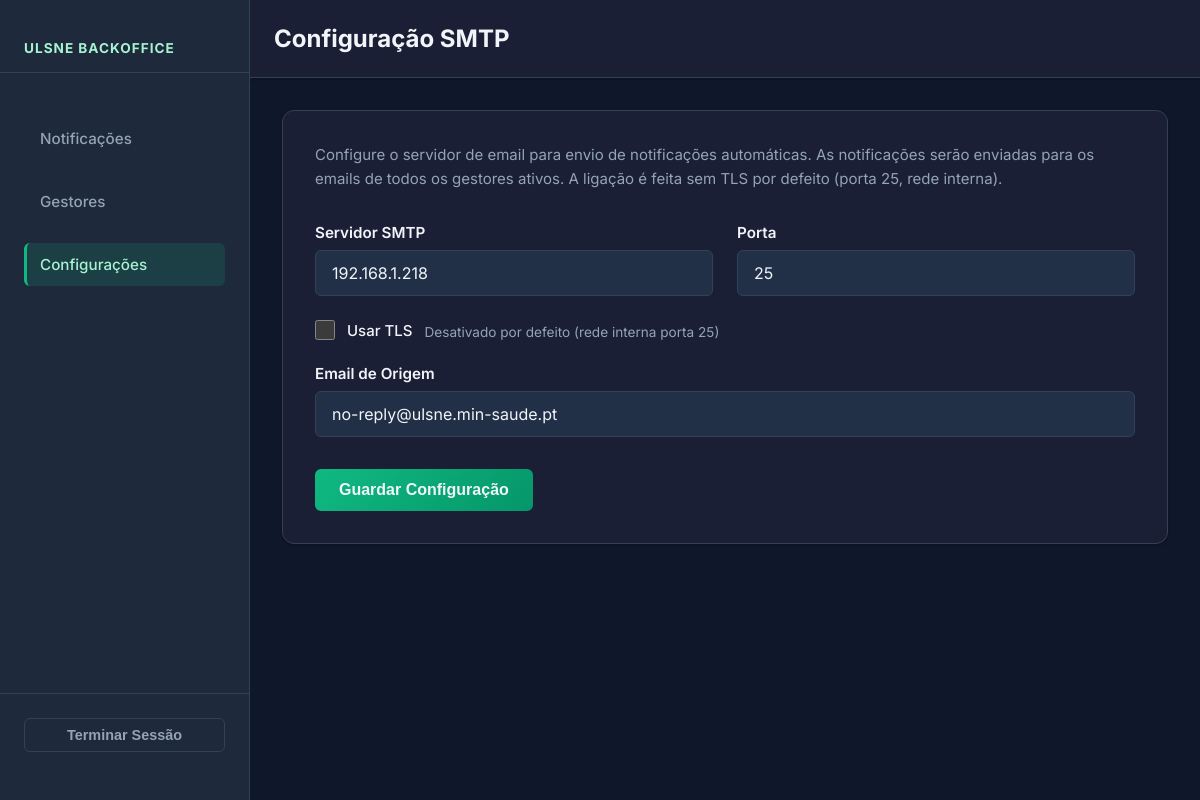
Screenshot of /admin/configuracoes/smtp (signed in) with the database file from the repository.
### app/models.py (models this page shows)
class SMTPConfig(db.Model):
    __tablename__ = 'smtp_config'
    id = db.Column(db.Integer, primary_key=True)
    host = db.Column(db.String(200), nullable=False, default='localhost')
    port = db.Column(db.Integer, nullable=False, default=25)
    use_tls = db.Column(db.Boolean, default=False)
    from_email = db.Column(db.String(200), nullable=False, default='notificacoes@ulsne.min-saude.pt')
    to_email = db.Column(db.String(200), nullable=False, default='')
    @staticmethod
    def get():
        config = SMTPConfig.query.first()
        if not config:
            config = SMTPConfig()
            db.session.add(config)
            db.session.commit()
        return config

### app/routes/settings.py (the view, shortened to what this page needs)
@bp.route('/smtp', methods=['GET', 'POST'])
@login_required
def smtp():
    config = SMTPConfig.get()
    form = SMTPForm(obj=config)
    return render_template('admin/smtp_settings.html', form=form)

### app/routes/settings.py
class SMTPForm(FlaskForm):
    host = StringField('Servidor SMTP', validators=[DataRequired()])
    port = IntegerField('Porta', validators=[DataRequired(), NumberRange(min=1, max=65535)])
    use_tls = BooleanField('Usar TLS')
    from_email = StringField('Email de Origem', validators=[DataRequired()])
    submit = SubmitField('Guardar Configuração')

### app/__init__.py (called while the page is built)
@login_manager.user_loader
def load_user(user_id):
    return User.query.get(int(user_id))

def create_app():
    app = Flask(__name__, instance_relative_config=True)
    app.config.from_object(Config)
    db.init_app(app)
    login_manager.init_app(app)
    csrf.init_app(app)
    from .routes.public import bp as public_bp
    from .routes.auth import bp as auth_bp
    from .routes.backoffice import bp as backoffice_bp
    from .routes.users import bp as users_bp
    from .routes.settings import bp as settings_bp
    app.register_blueprint(public_bp)
    app.register_blueprint(auth_bp)
    app.register_blueprint(backoffice_bp)
    app.register_blueprint(users_bp)
    app.register_blueprint(settings_bp)
    from datetime import datetime
    @app.context_processor
    def inject_now():
        return {'now': datetime.utcnow()}
    with app.app_context():
        db.create_all()
        _seed_admin()
    return app

### app/templates/admin/smtp_settings.html (shortened to what this page needs)
{% extends "admin/base_admin.html" %}
{% block topbar %}
  <h2 class="topbar-title">Configuração SMTP</h2>
{% endblock %}
{% block content %}
<div class="form-card">
  <p class="form-desc">Configure o servidor de email para envio de notificações automáticas. As notificações serão enviadas para os emails de todos os gestores ativos. A ligação é feita sem TLS por defeito (porta 25, rede interna).</p>
  <form method="POST">
    <div class="form-row">
      <div class="form-group form-group--grow">
        {{ form.host.label }}
        {{ form.host(class="form-control" + (" is-invalid" if form.host.errors else ""), placeholder="Ex: mailrelay.ulsne.min-saude.pt") }}
      </div>
      <div class="form-group form-group--fixed">
        {{ form.port.label }}
        {{ form.port(class="form-control" + (" is-invalid" if form.port.errors else "")) }}
      </div>
    </div>
    <div class="form-group-inline">
      {{ form.use_tls() }} {{ form.use_tls.label }}
      <span class="field-hint">Desativado por defeito (rede interna porta 25)</span>
    </div>
    <div class="form-group">
      {{ form.from_email.label }}
      {{ form.from_email(class="form-control" + (" is-invalid" if form.from_email.errors else "")) }}
    </div>
    <div class="form-actions">
      {{ form.submit(class="btn btn-primary") }}
    </div>
  </form>
</div>
{% endblock %}

### app/static/css/admin.css (style rules this page uses)
:root { --bg: #0f172a; --sidebar: #1e293b; --sidebar-hover: #334155; --sidebar-active: #0d9488; --surface: #1a1f35; --surface-2: #223047; --surface-3: #2d3d54; --border: #334155; --text: #f1f5f9; --text-muted: #94a3b8; --text-dim: #64748b; --green: #10b981; --green-dark: #059669; --green-light: #a7f3d0; --blue: #3b82f6; --blue-dark: #1e40af; --gold: #f59e0b; --red: #ef4444; --red-dim: rgba(239, 68, 68, 0.15); --shadow: 0 1px 3px 0 rgba(0, 0, 0, 0.3); --shadow-md: 0 4px 6px -1px rgba(0, 0, 0, 0.3); --shadow-lg: 0 10px 15px -3px rgba(0, 0, 0, 0.3); --radius: 12px; --radius-sm: 6px; --sidebar-w: 250px; --font-display: 'Inter', sans-serif; --font-body: 'Inter', -apple-system, BlinkMacSystemFont, 'Segoe UI', sans-serif; --font-mono: 'SF Mono', Consolas, 'Courier New', monospace; }
* { box-sizing: border-box; margin: 0; padding: 0; }
html { color-scheme: dark; scroll-behavior: smooth; -webkit-font-smoothing: antialiased; -moz-osx-font-smoothing: grayscale; }
body { font-family: var(--font-body); font-size: 15px; color: var(--text); background: var(--bg); min-height: 100vh; }
.admin-layout { display: flex; min-height: 100vh; }
.topbar-title { font-size: 1.5rem; font-weight: 700; flex: 1; }
.form-card { background: var(--surface); border: 1px solid var(--border); border-radius: var(--radius); padding: 2rem; box-shadow: var(--shadow); }
.form-desc { color: var(--text-muted); margin-bottom: 2rem; line-height: 1.6; }
.form-row { display: grid; grid-template-columns: repeat(auto-fit, minmax(250px, 1fr)); gap: 1.5rem; margin-bottom: 1.5rem; }
.form-group { display: flex; flex-direction: column; }
.form-group--grow { flex: 1; }
.form-group--fixed { flex: 0 0 120px; }
.form-group label { font-weight: 600; font-size: 0.95rem; margin-bottom: 0.5rem; color: var(--text); display: block; }
.form-control { padding: 0.75rem 1rem; background: var(--surface-2); border: 1px solid var(--border); border-radius: var(--radius-sm); color: var(--text); font-family: var(--font-body); font-size: 1rem; transition: all 0.2s; }
.form-group-inline { display: flex; align-items: center; gap: 0.75rem; margin: 1.5rem 0; }
.form-group-inline input[type="checkbox"] { width: 20px; height: 20px; cursor: pointer; accent-color: var(--green); }
.form-group-inline label { margin: 0; font-weight: 500; cursor: pointer; }
.field-hint { display: block; font-size: 0.85rem; color: var(--text-muted); margin-top: 0.25rem; }
.form-actions { display: flex; gap: 1rem; margin-top: 2rem; }
.btn { display: inline-flex; align-items: center; justify-content: center; gap: 0.5rem; padding: 0.75rem 1.5rem; border-radius: var(--radius-sm); font-weight: 600; font-size: 1rem; border: none; cursor: pointer; text-decoration: none; transition: all 0.2s; white-space: nowrap; }
.btn-primary { background: linear-gradient(135deg, var(--green) 0%, var(--green-dark) 100%); color: var(--white); }

### rows the page displays
SMTPConfig: host "192.168.1.218", port "25", from_email "no-reply@ulsne.min-saude.pt"
